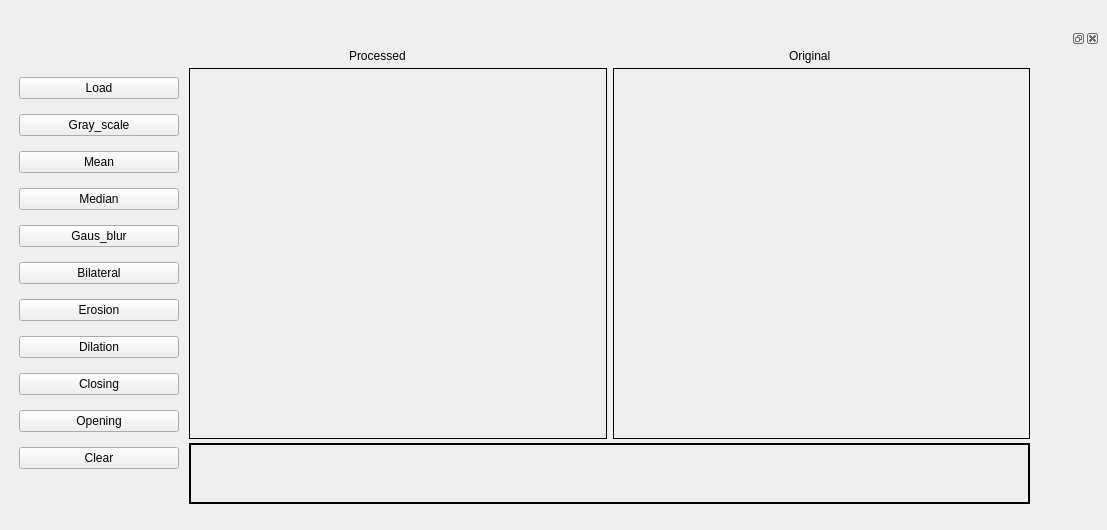
<?xml version="1.0" encoding="UTF-8"?>
<ui version="4.0">
 <class>Form</class>
 <widget class="QWidget" name="Form">
  <property name="geometry">
   <rect>
    <x>0</x>
    <y>0</y>
    <width>1107</width>
    <height>530</height>
   </rect>
  </property>
  <property name="windowTitle">
   <string>Form</string>
  </property>
  <widget class="QWidget" name="gridLayoutWidget">
   <property name="geometry">
    <rect>
     <x>9</x>
     <y>29</y>
     <width>1091</width>
     <height>491</height>
    </rect>
   </property>
   <layout class="QGridLayout" name="gridLayout">
    <property name="sizeConstraint">
     <enum>QLayout::SetNoConstraint</enum>
    </property>
    <item row="0" column="0">
     <widget class="QDockWidget" name="dockWidget">
      <widget class="QWidget" name="dockWidgetContents">
       <widget class="QWidget" name="horizontalLayoutWidget">
        <property name="geometry">
         <rect>
          <x>180</x>
          <y>20</y>
          <width>841</width>
          <height>371</height>
         </rect>
        </property>
        <layout class="QHBoxLayout" name="horizontalLayout">
         <item>
          <widget class="QLabel" name="Screen_1">
           <property name="frameShape">
            <enum>QFrame::Box</enum>
           </property>
           <property name="text">
            <string/>
           </property>
          </widget>
         </item>
         <item>
          <widget class="QLabel" name="Screen_2">
           <property name="frameShape">
            <enum>QFrame::Panel</enum>
           </property>
           <property name="text">
            <string/>
           </property>
          </widget>
         </item>
        </layout>
       </widget>
       <widget class="QWidget" name="verticalLayoutWidget">
        <property name="geometry">
         <rect>
          <x>10</x>
          <y>20</y>
          <width>160</width>
          <height>411</height>
         </rect>
        </property>
        <layout class="QVBoxLayout" name="verticalLayout">
         <item>
          <widget class="QPushButton" name="Load">
           <property name="text">
            <string>Load</string>
           </property>
          </widget>
         </item>
         <item>
          <widget class="QPushButton" name="Gray_scale">
           <property name="text">
            <string>Gray_scale</string>
           </property>
          </widget>
         </item>
         <item>
          <widget class="QPushButton" name="Mean">
           <property name="text">
            <string>Mean</string>
           </property>
          </widget>
         </item>
         <item>
          <widget class="QPushButton" name="Median">
           <property name="text">
            <string>Median</string>
           </property>
          </widget>
         </item>
         <item>
          <widget class="QPushButton" name="Gauss">
           <property name="text">
            <string>Gaus_blur</string>
           </property>
          </widget>
         </item>
         <item>
          <widget class="QPushButton" name="Bilateral">
           <property name="text">
            <string>Bilateral</string>
           </property>
          </widget>
         </item>
         <item>
          <widget class="QPushButton" name="Erosion">
           <property name="text">
            <string>Erosion</string>
           </property>
          </widget>
         </item>
         <item>
          <widget class="QPushButton" name="Dilation">
           <property name="text">
            <string>Dilation</string>
           </property>
          </widget>
         </item>
         <item>
          <widget class="QPushButton" name="Closing">
           <property name="text">
            <string>Closing</string>
           </property>
          </widget>
         </item>
         <item>
          <widget class="QPushButton" name="Opening">
           <property name="text">
            <string>Opening</string>
           </property>
          </widget>
         </item>
         <item>
          <widget class="QPushButton" name="Clear">
           <property name="text">
            <string>Clear</string>
           </property>
          </widget>
         </item>
        </layout>
       </widget>
       <widget class="QLabel" name="usedcommand">
        <property name="geometry">
         <rect>
          <x>180</x>
          <y>395</y>
          <width>841</width>
          <height>61</height>
         </rect>
        </property>
        <property name="autoFillBackground">
         <bool>true</bool>
        </property>
        <property name="frameShape">
         <enum>QFrame::WinPanel</enum>
        </property>
        <property name="frameShadow">
         <enum>QFrame::Plain</enum>
        </property>
        <property name="lineWidth">
         <number>3</number>
        </property>
        <property name="text">
         <string/>
        </property>
        <property name="textInteractionFlags">
         <set>Qt::NoTextInteraction</set>
        </property>
       </widget>
       <widget class="QLabel" name="label">
        <property name="geometry">
         <rect>
          <x>340</x>
          <y>0</y>
          <width>61</width>
          <height>16</height>
         </rect>
        </property>
        <property name="text">
         <string>Processed</string>
        </property>
       </widget>
       <widget class="QLabel" name="label_2">
        <property name="geometry">
         <rect>
          <x>780</x>
          <y>0</y>
          <width>55</width>
          <height>16</height>
         </rect>
        </property>
        <property name="text">
         <string>Original</string>
        </property>
       </widget>
      </widget>
     </widget>
    </item>
   </layout>
  </widget>
 </widget>
 <resources/>
 <connections/>
</ui>
